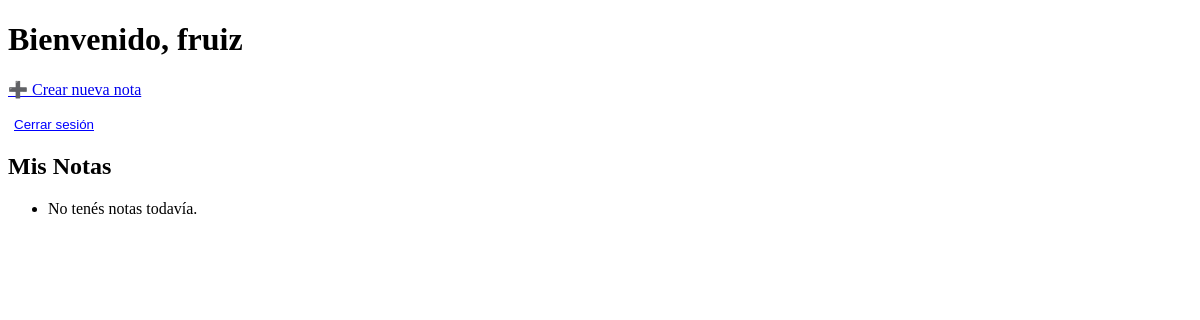
The app's page / (signed in), older data.
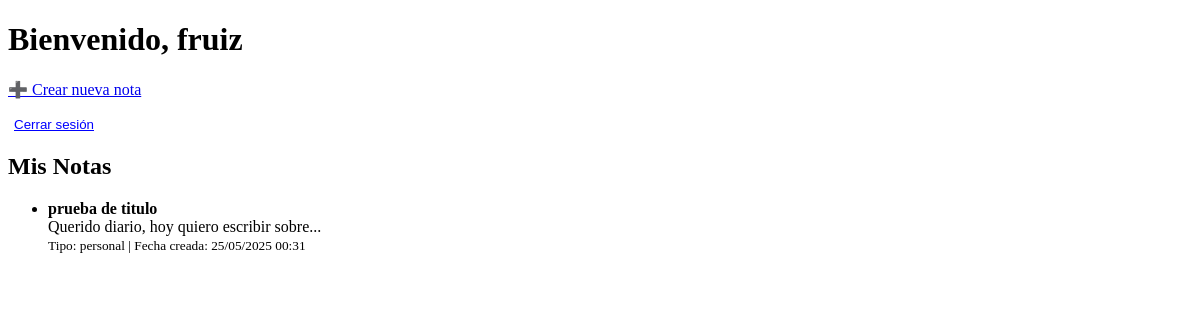
The same page, newer data.
### api/models.py (models this page shows, shortened)
class Nota(models.Model):
    TIPO_CHOICES = [
        ('diario', 'diario'),
        ('mensual', 'mensual'),
    ]
    titulo = models.CharField(max_length=200)
    contenido = models.TextField()
    tipo = models.CharField(max_length=20, choices=TIPO_CHOICES)
    fecha_creacion = models.DateTimeField(auto_now_add=True)
    usuario = models.ForeignKey(User, on_delete=models.CASCADE)

### api/views.py (the view)
# urls.py: path('', home_view, name='home'),  # Landing page después del login
@login_required
def home_view(request):
    notas = Nota.objects.filter(usuario=request.user).order_by('-fecha_creacion')
    return render(request, 'home.html', {'notas': notas})

### api/templates/home.html (shortened to what this page needs)
<!DOCTYPE html>
<html lang="es">
<head>
</head>
<body>
  <h1>Bienvenido, {{ request.user.username }}</h1>
  <p><a href="{% url 'crear_nota' %}">➕ Crear nueva nota</a></p>
  <form method="post" action="{% url 'logout' %}" style="display:inline;">
    <button type="submit" style="background:none;border:none;color:#00f;text-decoration:underline;cursor:pointer;">
      Cerrar sesión
    </button>
  </form>
  <h2>Mis Notas</h2>
  <ul>
    {% for nota in notas %}
      <li>
        <strong>{{ nota.titulo }}</strong><br>
        {{ nota.contenido }}<br>
        <small>Tipo: {{ nota.tipo }} | Fecha creada: {{ nota.fecha_creacion|date:"d/m/Y H:i" }}</small><br>
      </li>
    {% empty %}
      <li>No tenés notas todavía.</li>
    {% endfor %}
  </ul>
</body>
</html>

Row changes from the older to the newer data that the page shows:
added Nota: titulo "prueba de titulo", contenido "Querido diario, hoy quiero escribir sobre...", tipo "personal", fecha_creacion "25/05/2025 00:31"
Text that changed along with them:
text no longer shown: "No tenés notas todavía."
